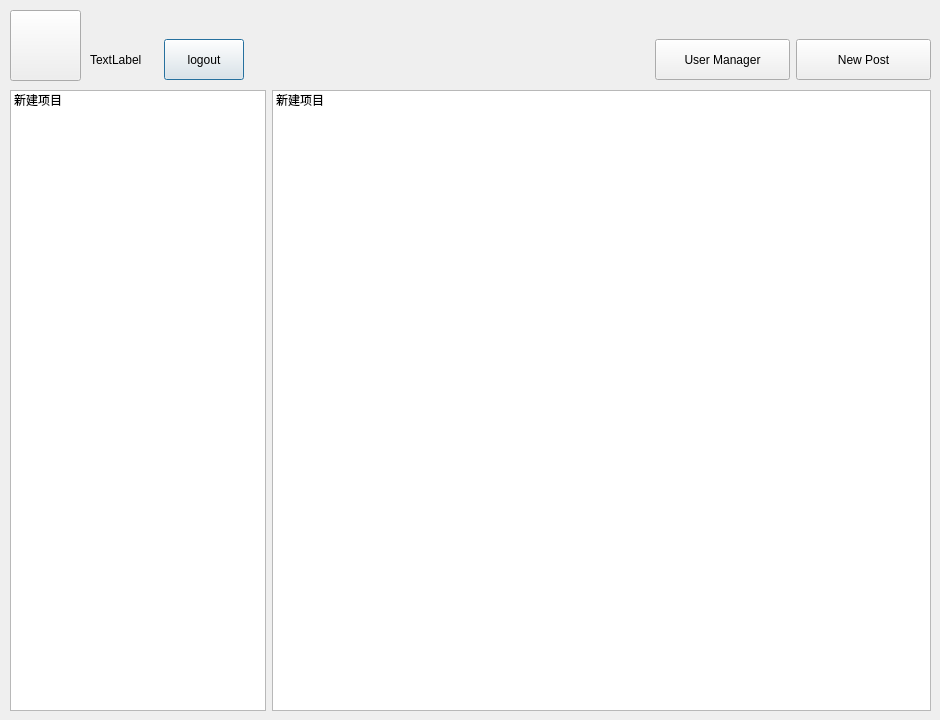
<?xml version="1.0" encoding="UTF-8"?>
<ui version="4.0">
 <class>MainWindow</class>
 <widget class="QDialog" name="MainWindow">
  <property name="geometry">
   <rect>
    <x>0</x>
    <y>0</y>
    <width>940</width>
    <height>720</height>
   </rect>
  </property>
  <property name="windowTitle">
   <string>C++ Forum</string>
  </property>
  <property name="styleSheet">
   <string notr="true"/>
  </property>
  <widget class="QPushButton" name="btn_headPhoto">
   <property name="geometry">
    <rect>
     <x>10</x>
     <y>10</y>
     <width>71</width>
     <height>71</height>
    </rect>
   </property>
   <property name="text">
    <string/>
   </property>
   <property name="icon">
    <iconset>
     <normalon>:/style/info.png</normalon>
    </iconset>
   </property>
   <property name="iconSize">
    <size>
     <width>50</width>
     <height>51</height>
    </size>
   </property>
   <property name="checkable">
    <bool>false</bool>
   </property>
   <property name="autoDefault">
    <bool>false</bool>
   </property>
   <property name="default">
    <bool>false</bool>
   </property>
   <property name="flat">
    <bool>false</bool>
   </property>
  </widget>
  <widget class="QWidget" name="layoutWidget">
   <property name="geometry">
    <rect>
     <x>10</x>
     <y>90</y>
     <width>921</width>
     <height>621</height>
    </rect>
   </property>
   <layout class="QHBoxLayout" name="horizontalLayout_3" stretch="0,3">
    <item>
     <widget class="QListWidget" name="ls_board">
      <property name="styleSheet">
       <string notr="true">font: 11pt &quot;黑体&quot;;</string>
      </property>
      <item>
       <property name="text">
        <string>新建项目</string>
       </property>
      </item>
     </widget>
    </item>
    <item>
     <widget class="QListWidget" name="ls_post">
      <property name="styleSheet">
       <string notr="true">font: 11pt &quot;黑体&quot;;</string>
      </property>
      <item>
       <property name="text">
        <string>新建项目</string>
       </property>
      </item>
     </widget>
    </item>
   </layout>
  </widget>
  <widget class="QWidget" name="layoutWidget">
   <property name="geometry">
    <rect>
     <x>90</x>
     <y>39</y>
     <width>841</width>
     <height>41</height>
    </rect>
   </property>
   <layout class="QHBoxLayout" name="horizontalLayout" stretch="5,5,30,10,10">
    <item>
     <widget class="QLabel" name="lbl_usrName">
      <property name="styleSheet">
       <string notr="true">font: 10pt &quot;黑体&quot;;</string>
      </property>
      <property name="text">
       <string>TextLabel</string>
      </property>
     </widget>
    </item>
    <item>
     <widget class="QPushButton" name="btn_logout">
      <property name="sizePolicy">
       <sizepolicy hsizetype="Minimum" vsizetype="Expanding">
        <horstretch>0</horstretch>
        <verstretch>0</verstretch>
       </sizepolicy>
      </property>
      <property name="text">
       <string>logout</string>
      </property>
     </widget>
    </item>
    <item>
     <spacer name="horizontalSpacer">
      <property name="orientation">
       <enum>Qt::Horizontal</enum>
      </property>
      <property name="sizeHint" stdset="0">
       <size>
        <width>40</width>
        <height>20</height>
       </size>
      </property>
     </spacer>
    </item>
    <item>
     <widget class="QPushButton" name="btn_usrManager">
      <property name="sizePolicy">
       <sizepolicy hsizetype="Minimum" vsizetype="MinimumExpanding">
        <horstretch>0</horstretch>
        <verstretch>0</verstretch>
       </sizepolicy>
      </property>
      <property name="text">
       <string>User Manager</string>
      </property>
     </widget>
    </item>
    <item>
     <widget class="QPushButton" name="btn_new">
      <property name="sizePolicy">
       <sizepolicy hsizetype="Minimum" vsizetype="MinimumExpanding">
        <horstretch>0</horstretch>
        <verstretch>0</verstretch>
       </sizepolicy>
      </property>
      <property name="text">
       <string>New Post</string>
      </property>
     </widget>
    </item>
   </layout>
  </widget>
  <widget class="QPushButton" name="btn_close">
   <property name="geometry">
    <rect>
     <x>910</x>
     <y>0</y>
     <width>28</width>
     <height>28</height>
    </rect>
   </property>
   <property name="text">
    <string/>
   </property>
   <property name="icon">
    <iconset>
     <activeoff>:/style/close.png</activeoff>
    </iconset>
   </property>
   <property name="flat">
    <bool>true</bool>
   </property>
  </widget>
 </widget>
 <resources/>
 <connections/>
</ui>
